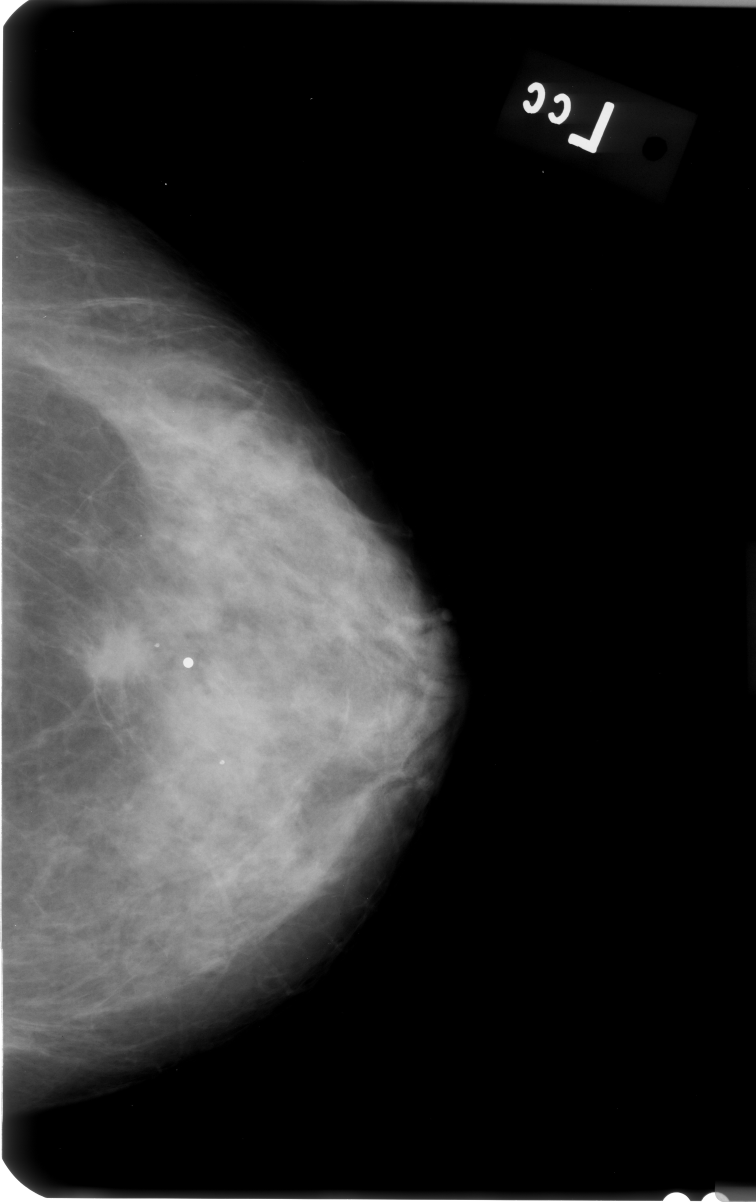
#> input picture data/P_00001/L-CC.jpg, 3024 x 4808 px (shown at 1/4 size)
$ python -i breast_surface_glb.py   (imports and definitions only)
#> lines starting #> are read from the running program, lines starting #| are printed output that depends on the picture; after the words box and inside, x2 and y2 are one past the last pixel; in counts of white or black regions, pixels touching at a corner belong together
#> further down, picture is the input picture: shape (4808, 3024); min 0, max 255, mean 42.7
#!/usr/bin/env python3
"""
Genera un solo GLB con una superficie mammellare esterna liscia e senza capezzolo,
partendo dalle proiezioni CC e MLO.

Dipendenze:
    pip install numpy opencv-python scipy trimesh

Esempio:
    python breast_surface_glb_v2.py --cc R-CC.jpg --mlo R-MLO.jpg --output breast_surface.glb

IMPORTANTE:
La mesh è una superficie plausibile ricavata da profili 2D semplificati; CC e MLO
non determinano da sole una forma 3D univoca. Verificare sempre la segmentazione.
Questo script esporta esclusivamente il GLB finale.
"""

from __future__ import annotations
import argparse
from pathlib import Path

import cv2
import numpy as np
import trimesh
from scipy.ndimage import gaussian_filter1d, binary_fill_holes


# [8 lines left out: function load_image, not called in this run]


def largest_component(binary: np.ndarray) -> np.ndarray:
    n, labels, stats, _ = cv2.connectedComponentsWithStats(binary.astype(np.uint8), 8)
    if n < 2:
        raise ValueError("Nessuna regione foreground identificata.")
    idx = 1 + np.argmax(stats[1:, cv2.CC_STAT_AREA])
    return labels == idx


def extract_profile(image: np.ndarray, max_side: int = 1200) -> dict:
    """Segmentazione euristica e profili superiore/inferiore della silhouette."""
#> called with max_side = 1200
    h0, w0 = image.shape
#> h0 = 4808; w0 = 3024
    scale = min(1.0, max_side / max(h0, w0))
#> scale = 0.25
    im = cv2.resize(image, (round(w0 * scale), round(h0 * scale)),
                    interpolation=cv2.INTER_AREA) if scale < 1 else image.copy()
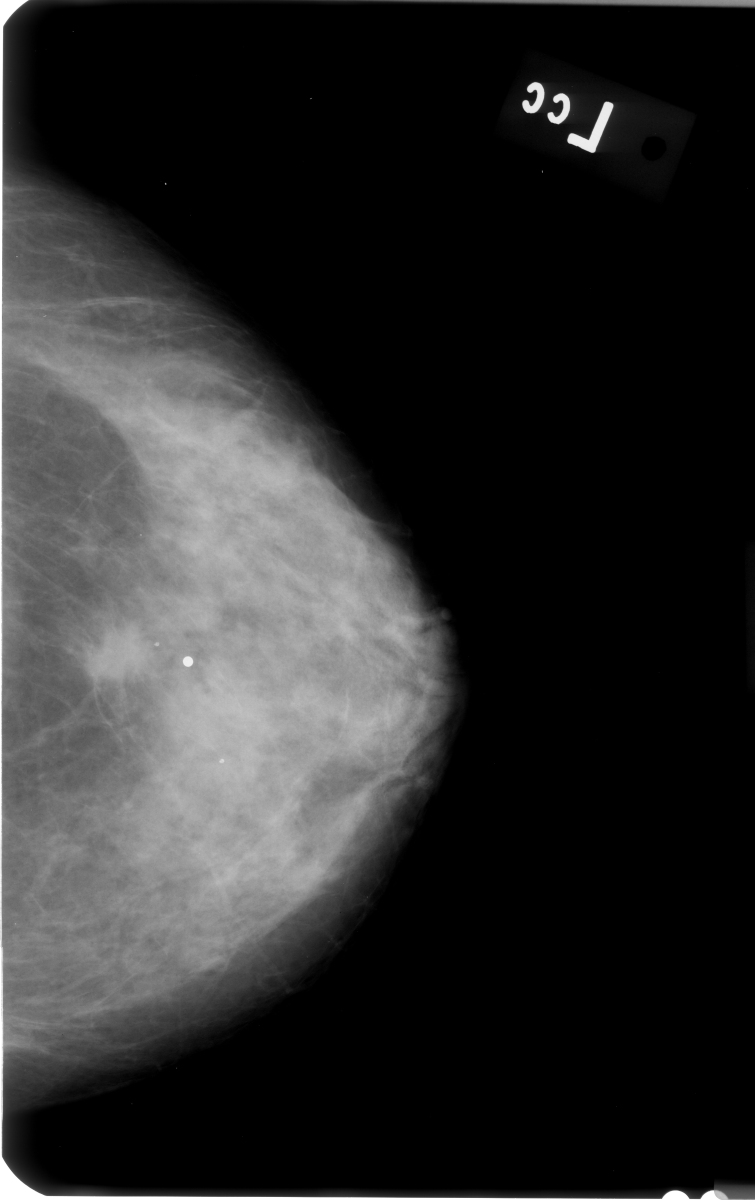
#> im: shape (1200, 755); min 0, max 255, mean 42.7

    # Contrasto robusto per immagini mammografiche chiare o scure.
    p2, p98 = np.percentile(im, [2, 98])
#> p2 = 0; p98 = 174
    if p98 <= p2:
        raise ValueError("Immagine priva di contrasto.")
    norm = np.clip((im.astype(np.float32) - p2) * (255.0 / (p98 - p2)), 0, 255).astype(np.uint8)
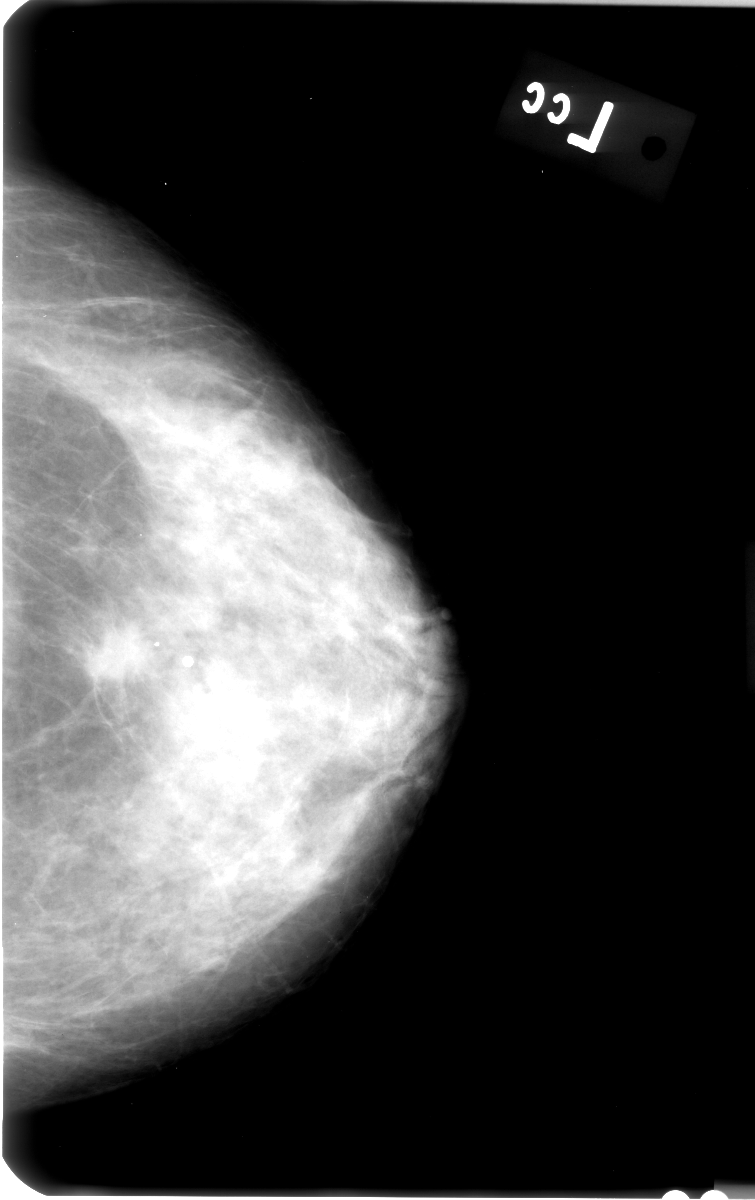
#> norm: shape (1200, 755); min 0, max 255, mean 61.5
    blur = cv2.GaussianBlur(norm, (5, 5), 0)
    threshold = max(8, int(np.percentile(blur[blur > 0], 20) * 0.38)) if np.any(blur > 0) else 8
#> threshold = 26
    binary = (blur > threshold).astype(np.uint8)
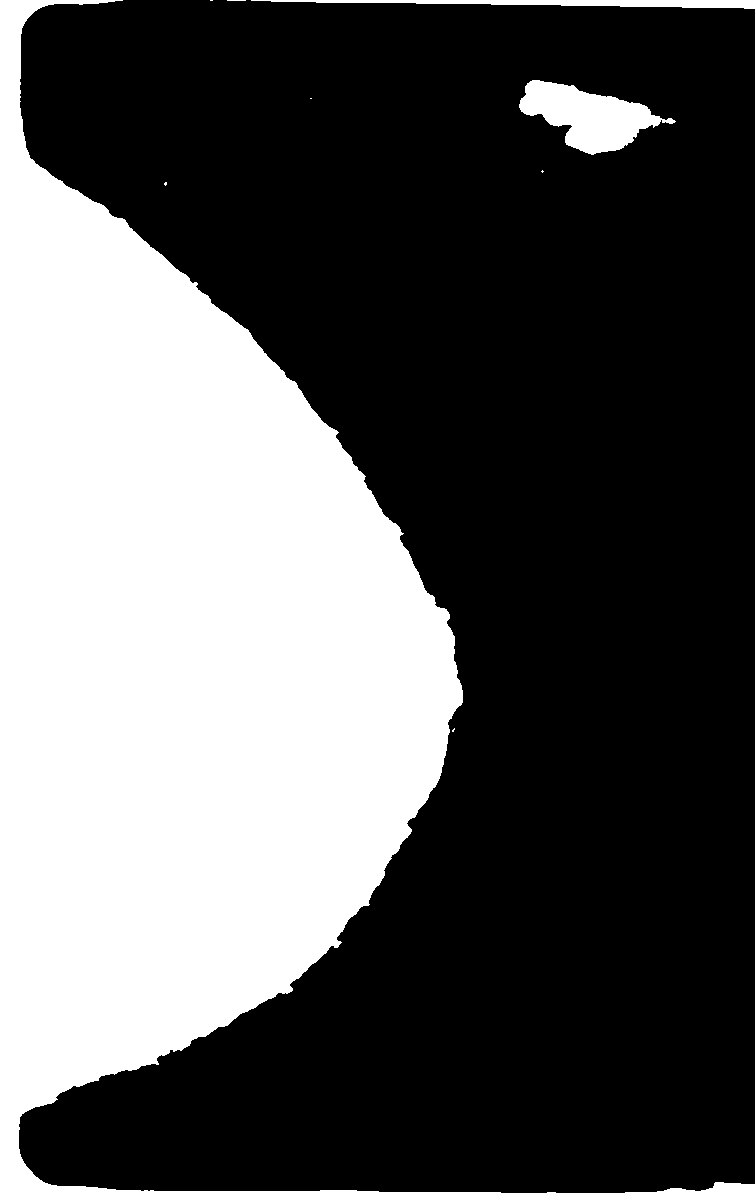
#> binary: shape (1200, 755); values 0 (black) and 1 (white), 35.4% white; 9 white regions (6 under 20 px), largest, box (x1, y1, x2, y2) and area: (0, 0, 755, 1200) 312252, (519, 80, 676, 155) 5927, (251, 0, 755, 9) 2443

    # Esclude il bordo del digitalizzatore senza tagliare una porzione eccessiva.
    border = max(2, int(round(min(binary.shape) * 0.004)))
#> border = 3
    binary[:border] = 0
    binary[-border:] = 0
    binary[:, :border] = 0
#> binary: shape (1200, 755); values 0 (black) and 1 (white), 34.6% white; 7 white regions (4 under 20 px), largest, box (x1, y1, x2, y2) and area: (3, 3, 755, 1197) 306059, (519, 80, 676, 155) 5927, (416, 3, 755, 9) 1016
    binary[:, -border:] = 0
#> binary: shape (1200, 755); values 0 (black) and 1 (white), 34.5% white; 7 white regions (4 under 20 px), largest, box (x1, y1, x2, y2) and area: (3, 3, 752, 1197) 306020, (519, 80, 676, 155) 5927, (416, 3, 752, 9) 998

    k = max(3, int(round(min(binary.shape) * 0.009)))
#> k = 7
    if k % 2 == 0:
        k += 1
    kernel = cv2.getStructuringElement(cv2.MORPH_ELLIPSE, (k, k))
    binary = cv2.morphologyEx(binary, cv2.MORPH_CLOSE, kernel)
#> binary: shape (1200, 755); values 0 (black) and 1 (white), 35.3% white; 6 white regions (3 under 20 px), largest, box (x1, y1, x2, y2) and area: (0, 0, 755, 1200) 312202, (519, 80, 676, 155) 5978, (416, 0, 755, 9) 2000
    mask = binary_fill_holes(largest_component(binary))
#> in largest_component, `n, labels, stats, _ = cv2.connectedComponentsWithStats(binary.astype(n..`:
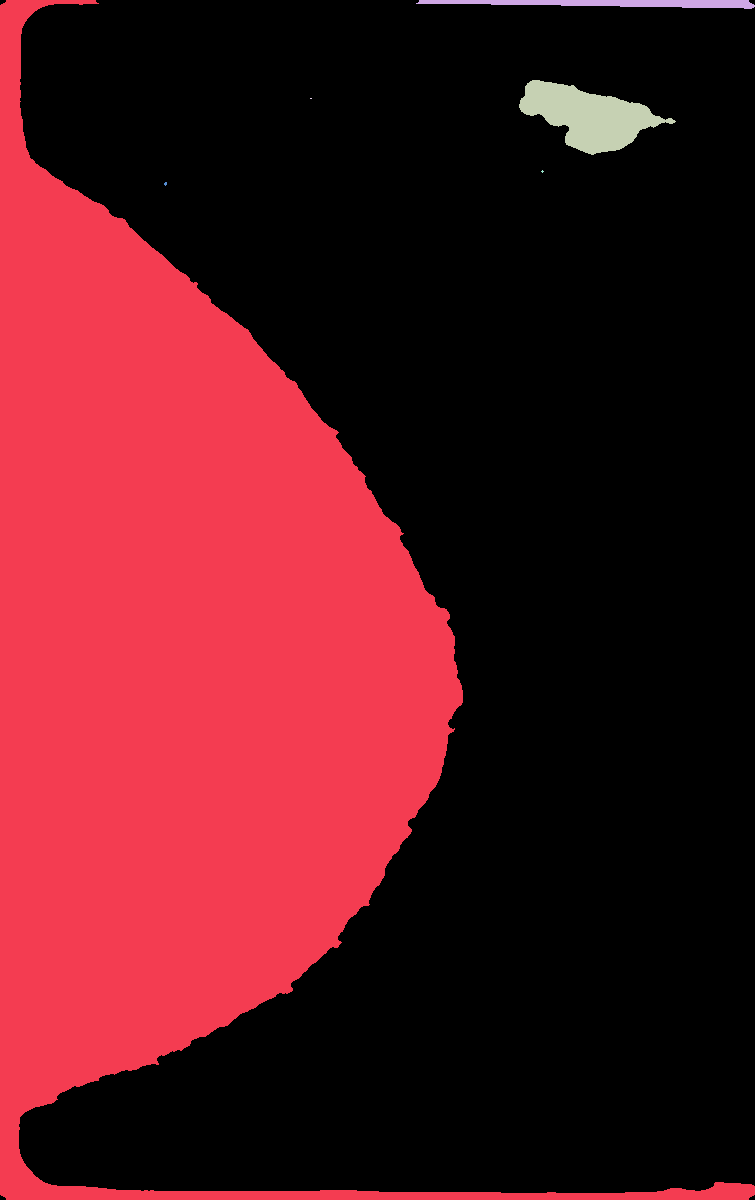
#> labels: shape (1200, 755) int32; 7 distinct labels, from 0 to 6; one colour per label, 0 black
#> in largest_component, `n, labels, stats, _ = cv2.connectedComponentsWithStats(binary.astype(n..`: stats = [[0, 0, 755, 1200, 585804], [0, 0, 755, 1200, 312202], [416, 0, 339, 9, 2000], [519, 80, 157, 75, 5978], [310, 98, 2, 1, 2], [541, 170, 3, 3, 5], [164, 182, 3, 4, 9]]
#> in largest_component, `idx = 1 + np.argmax(stats[1:, cv2.CC_STAT_AREA])`: idx = 1
#> in largest_component, `return labels == idx`:
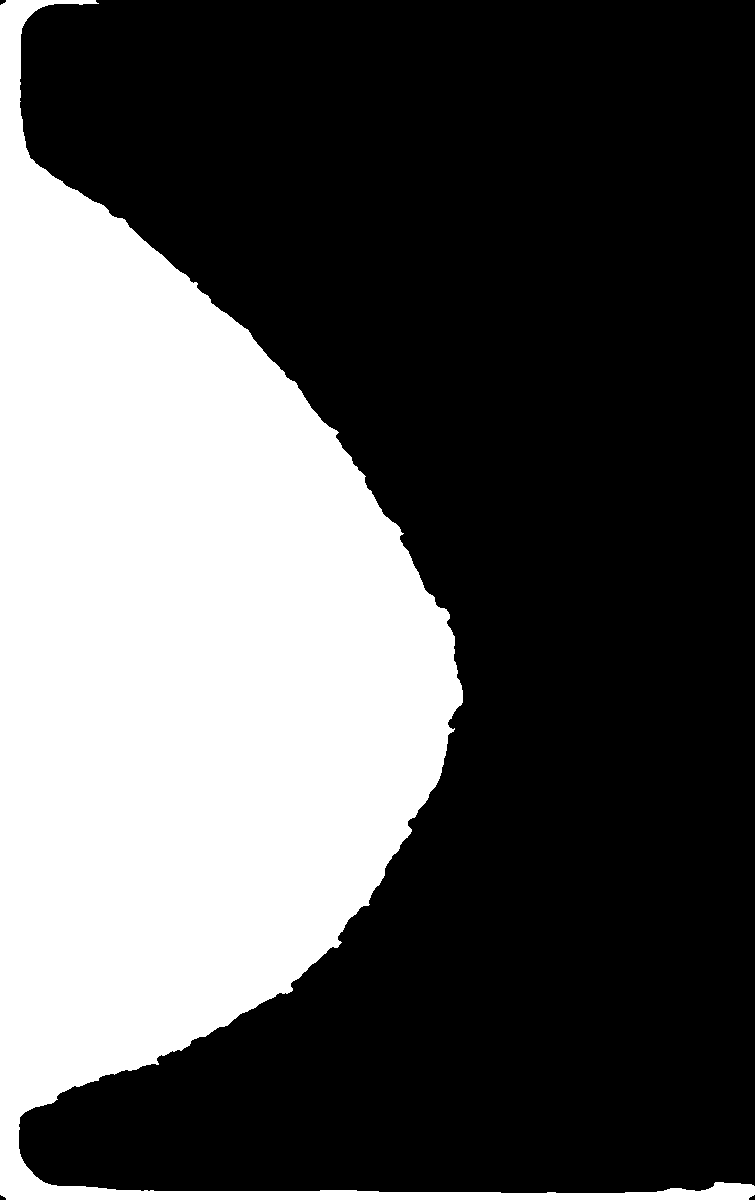
#> returned value: shape (1200, 755) bool; 34.5% white; 1 white region, box (x1, y1, x2, y2) and area: (0, 0, 755, 1200) 312202

    ys, xs = np.where(mask)
    if len(xs) < 100:
        raise ValueError("Contorno mammario non identificato. Controlla input/contrasto.")
    x0, x1, y0, y1 = xs.min(), xs.max(), ys.min(), ys.max()
#> x0 = 0; x1 = 754; y0 = 0; y1 = 1199
    crop = mask[y0:y1 + 1, x0:x1 + 1]
    h, w = crop.shape
#> h = 1200; w = 755

    top = np.full(w, np.nan)
    bottom = np.full(w, np.nan)
    for x in range(w):
        rows = np.flatnonzero(crop[:, x])
        if rows.size:
            top[x], bottom[x] = rows[0], rows[-1]
#> after the loop, bottom = 755 values, max 1199 at index 6, min 1194 at index 0, mean 1198.9; top = 755 values, max 1193 at index 501, min 0 at index 6, mean 648.6

    good = np.isfinite(top) & np.isfinite(bottom)
    if good.sum() < max(10, w // 8):
        raise ValueError("Profilo troppo discontinuo per costruire una mesh.")
    xx = np.arange(w)
#> xx = 755 values from 0 to 754
    top = np.interp(xx, xx[good], top[good])
    bottom = np.interp(xx, xx[good], bottom[good])

    sigma = max(2.0, w * 0.012)
#> sigma = 9.06
    top = gaussian_filter1d(top, sigma=sigma)
#> top = 755 values, max 1193 at index 590, min 0 at index 42, mean 648.6
    bottom = gaussian_filter1d(bottom, sigma=sigma)
#> bottom = 755 values, max 1199 at index 42, min 1197.3 at index 0, mean 1198.9
    thickness = np.maximum(bottom - top, 1.0)
#> thickness = 755 values, max 1199 at index 42, min 6 at index 590, mean 550.4
    center = (top + bottom) * 0.5
#> center = 755 values, max 1196 at index 590, min 599.5 at index 4, mean 923.8

    # La parete toracica tende a trovarsi sul lato con maggiore occupazione
    # nella zona laterale; normalizziamo la coordinata longitudinale.
    q = max(1, w // 5)
#> q = 151
    chest_right = crop[:, -q:].mean() > crop[:, :q].mean()
#> chest_right = False
    if chest_right:
        thickness = thickness[::-1]
        center = center[::-1]

    return {
        "length_px": float(max(w - 1, 1)),
        "thickness": thickness,
        "center": center,
    }


def resample(a: np.ndarray, n: int) -> np.ndarray:
    return np.interp(np.linspace(0, 1, n), np.linspace(0, 1, len(a)), a)


# [92 lines left out: functions make_mesh, main, not called in this run]


# [2 lines not run here, left out]

>>> import cv2
>>> picture = cv2.imread('../data/P_00001/L-CC.jpg', cv2.IMREAD_GRAYSCALE)
>>> result = extract_profile(picture)
#> result = 3 items
